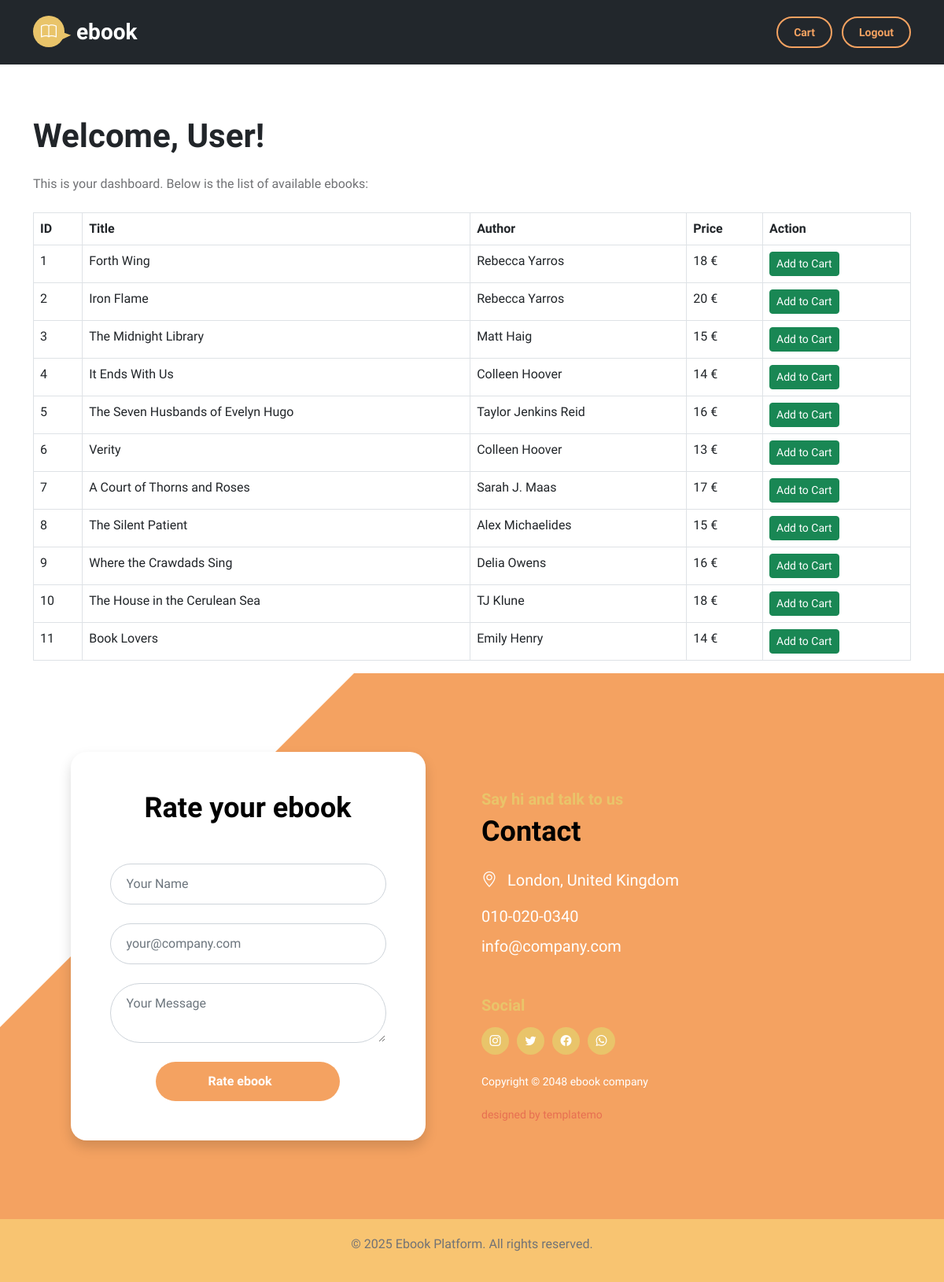
The page /user_dashboard.php on the database its author committed.
### tables this page shows
CREATE TABLE IF NOT EXISTS `ebooks` (
  `id` INT NOT NULL AUTO_INCREMENT,
  `title` VARCHAR(50) NOT NULL,
  `author` VARCHAR(50) NOT NULL,
  `price` DECIMAL NOT NULL,
  PRIMARY KEY (`id`));

### _inc/classes/Database.php (called while the page is built)
<?php
class Database {
    private $host = "localhost";
    private $db = "ebook_db";
    private $user = "root";
    private $pass = "";
    private $charset = "utf8";
    private $pdo;
    public function __construct() {
        $dsn = "mysql:host={$this->host};dbname={$this->db};charset={$this->charset}";
        try {
            $this->pdo = new PDO($dsn, $this->user, $this->pass);
            $this->pdo->setAttribute(PDO::ATTR_ERRMODE, PDO::ERRMODE_EXCEPTION);
        } catch (PDOException $e) {
            die('Connection failed: ' . $e->getMessage());
        }
    }
    public function __destruct() {
        $this->pdo = null;
    }
    public function getConnection() {
        return $this->pdo;
    }
}
?>

### user_dashboard.php (the view, shortened to what this page needs)
<?php
require_once ('_inc/classes/Database.php');
require_once ('partials/header.php');
$db = new Database();
$stmt = $db->getConnection()->prepare("SELECT * FROM ebooks");
$stmt->execute();
$ebooks = $stmt->fetchAll(PDO::FETCH_ASSOC);
?>
<body>
    <main>
        <nav class="navbar navbar-expand-lg" style="background-color:rgb(34, 39, 44);">
            <div class="container">
                <a class="navbar-brand" href="index.php">
                    <i class="navbar-brand-icon bi-book me-2"></i>
                    <span>ebook</span>
                </a>
                <div class="collapse navbar-collapse" id="navbarNav">
                    <div class="d-none d-lg-block ms-auto">
                        <a href="cart.php" class="btn custom-btn custom-border-btn btn-naira btn-inverted me-2">
                            <i class="btn-icon bi-cart"></i>
                            <span>Cart</span>
                        </a>
                        <a href="logout.php" class="btn custom-btn custom-border-btn btn-naira btn-inverted">
                            <i class="btn-icon bi-box-arrow-right"></i>
                            <span>Logout</span>
                        </a>
                    </div>
                </div>
            </div>
        </nav>
        <div style="height: 100px;"></div>
        <section class="container mt-5">
            <h1 class="mb-4">Welcome, User!</h1>
            <p>This is your dashboard. Below is the list of available ebooks:</p>
            <table class="table table-bordered mt-4">
                <thead>
                    <tr>
                        <th>ID</th>
                        <th>Title</th>
                        <th>Author</th>
                        <th>Price</th>
                        <th>Action</th>
                    </tr>
                </thead>
                <tbody>
                    <?php foreach ($ebooks as $ebook): ?>
                        <tr>
                            <td><?php echo $ebook['id']; ?></td>
                            <td><?php echo htmlspecialchars($ebook['title']); ?></td>
                            <td><?php echo htmlspecialchars($ebook['author']); ?></td>
                            <td><?php echo htmlspecialchars($ebook['price']); ?> €</td>
                            <td>
                                <?php if (!isset($_SESSION['cart'][$ebook['id']])): ?>
                                    <form method="POST" style="display:inline;">
                                        <button type="submit" name="add_to_cart" class="btn btn-success btn-sm">Add to Cart</button>
                                    </form>
                                <?php endif; ?>
                            </td>
                        </tr>
                    <?php endforeach; ?>
                </tbody>
            </table>
        </section>
    </main>
    <?php
        include('partials/footer.php');
        echo '<footer style="bottom: 0; width: 100%; background-color: #f8c471; padding: 20px; text-align: center; color: white;">';
        echo '<p>&copy; 2025 Ebook Platform. All rights reserved.</p>';
        echo '</footer>';
    ?>
</body>

### css/templatemo-ebook-landing.css (style rules this page uses)
:root { --white-color: #ffffff; --primary-color: #E76F51; --secondary-color: #E9C46A; --section-bg-color: #f0f8ff; --custom-btn-bg-color: #F4A261; --custom-btn-bg-hover-color: #E76F51; --dark-color: #000000; --p-color: #717275; --link-hover-color: #E76F51; --body-font-family: 'Unbounded', sans-serif; --h1-font-size: 42px; --h2-font-size: 36px; --h3-font-size: 28px; --h4-font-size: 24px; --h5-font-size: 22px; --h6-font-size: 20px; --p-font-size: 16px; --menu-font-size: 12px; --btn-font-size: 14px; --copyright-font-size: 14px; --border-radius-large: 100px; --border-radius-medium: 20px; --border-radius-small: 10px; --font-weight-light: 300; --font-weight-normal: 400; --font-weight-semibold: 600; --font-weight-bold: 700; }
body { background-color: var(--white-color); font-family: var(--body-font-family); }
h1, h2, h3, h4, h5, h6 { font-weight: var(--font-weight-semibold); }
h1 { font-size: var(--h1-font-size); font-weight: var(--font-weight-bold); }
p { color: var(--p-color); font-size: var(--p-font-size); font-weight: var(--font-weight-normal); }
a, button { touch-action: manipulation; transition: all 0.3s; }
a { display: inline-block; color: var(--primary-color); text-decoration: none; }
.custom-btn { background: var(--custom-btn-bg-color); border: 2px solid transparent; border-radius: var(--border-radius-large); color: var(--white-color); font-size: var(--btn-font-size); font-weight: var(--font-weight-semibold); line-height: normal; transition: all 0.3s; padding: 10px 20px; }
.custom-border-btn { background: transparent; border: 2px solid var(--custom-btn-bg-color); color: var(--custom-btn-bg-color); }
.btn-naira { padding: 0; position: relative; z-index: 1; overflow: hidden; -webkit-backface-visibility: hidden; -webkit-transition: background-color 0.3s; transition: background-color 0.3s; }
.btn-naira::before { content: ''; position: absolute; left: -50%; width: 200%; height: 200%; background: var(--primary-color); top: -50%; z-index: -1; -webkit-transform: translate3d(0, -100%, 0) rotate3d(0, 0, 1, -10deg); transform: translate3d(0, -100%, 0) rotate3d(0, 0, 1, -10deg); }
.btn-naira.btn-inverted::before { background: var(--primary-color); }
.btn-naira > span { display: block; vertical-align: middle; }
.btn-naira .btn-icon { position: absolute; top: 0; width: 100%; left: 0; color: var(--white-color); -webkit-transform: translate3d(0, -100%, 0); transform: translate3d(0, -100%, 0); }
.btn-naira > span, .btn-naira .btn-icon { padding: 10px 20px; -webkit-transition: -webkit-transform 0.3s; transition: transform 0.3s; -webkit-transition-timing-function: cubic-bezier(0.75, 0, 0.125, 1); transition-timing-function: cubic-bezier(0.75, 0, 0.125, 1); }
.navbar { background: transparent; z-index: 99; padding-top: 15px; padding-bottom: 15px; }
.navbar-brand, .navbar-brand:hover { font-size: var(--h3-font-size); font-weight: var(--font-weight-bold); display: block; color: var(--white-color); }
.navbar-brand-icon { background: var(--secondary-color); border-radius: var(--border-radius-large); display: inline-block; vertical-align: top; color: var(--white-color); font-size: var(--h6-font-size); width: 40px; height: 40px; line-height: 40px; text-align: center; position: relative; }
.navbar-brand-icon::after { content: ""; position: absolute; z-index: -1; top: 10px; right: -5px; width: 0; height: 0; border-style: solid; border-width: 0 0 20px 20px; border-color: transparent transparent var(--secondary-color) transparent; pointer-events: none; transform: rotate(65deg); }

### rows shown on the page
ebooks: id "1", title "Forth Wing", author "Rebecca Yarros", price "18"
ebooks: id "2", title "Iron Flame", author "Rebecca Yarros", price "20"
ebooks: id "3", title "The Midnight Library", author "Matt Haig", price "15"
ebooks: id "4", title "It Ends With Us", author "Colleen Hoover", price "14"
ebooks: id "5", title "The Seven Husbands of Evelyn Hugo", author "Taylor Jenkins Reid", price "16"
ebooks: id "6", title "Verity", author "Colleen Hoover", price "13"
ebooks: id "7", title "A Court of Thorns and Roses", author "Sarah J. Maas", price "17"
ebooks: id "8", title "The Silent Patient", author "Alex Michaelides", price "15"
ebooks: id "9", title "Where the Crawdads Sing", author "Delia Owens", price "16"
ebooks: id "10", title "The House in the Cerulean Sea", author "TJ Klune", price "18"
ebooks: id "11", title "Book Lovers", author "Emily Henry", price "14"
